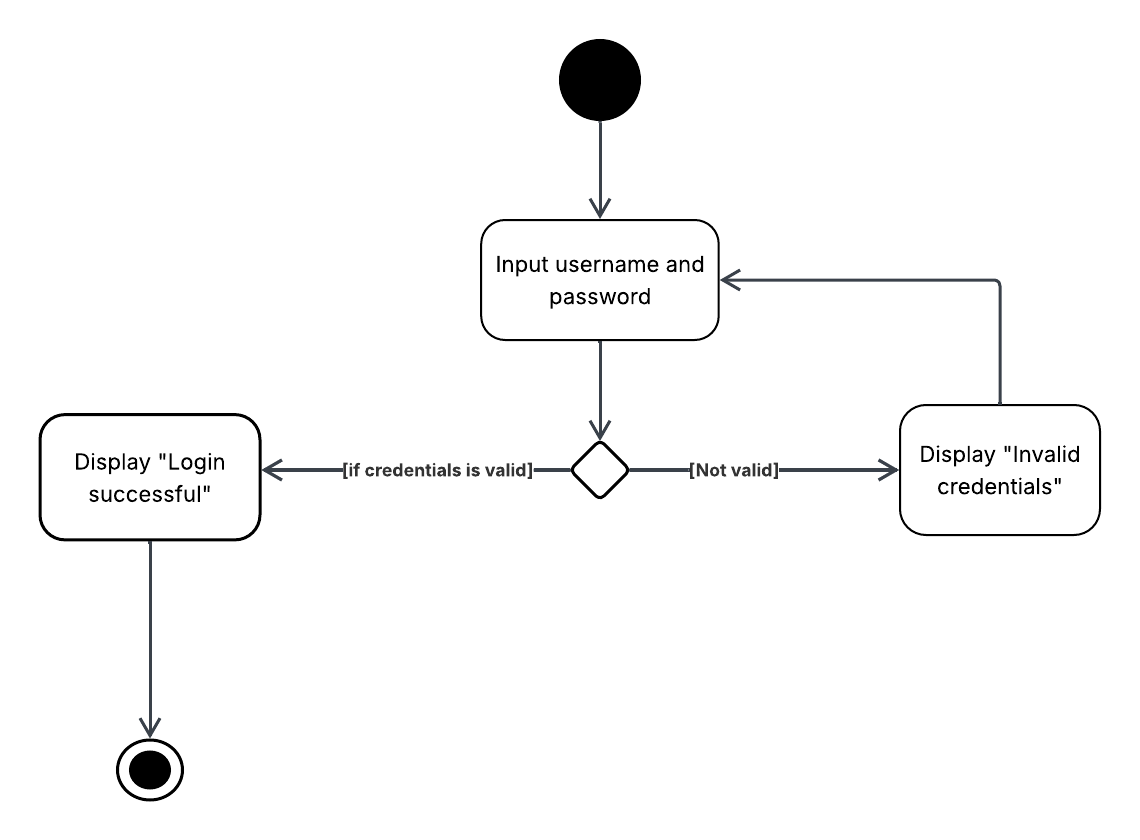
#> input picture images/login.png, 1140 x 840 px
$ python lineDetection.py
#> lines starting #> are read from the running program, lines starting #| are printed output that depends on the picture; after the words box and inside, x2 and y2 are one past the last pixel; in counts of white or black regions, pixels touching at a corner belong together
import cv2
import numpy as np

# Load the image
img = cv2.imread('images/login.png')  # Replace with your image path
#> img is the input picture: shape (840, 1140, 3); mean B, G, R 249.4, 249.4, 249.4
gray = cv2.cvtColor(img, cv2.COLOR_BGR2GRAY)

# Step 1: Edge detection
edges = cv2.Canny(gray, 50, 150, apertureSize=3)
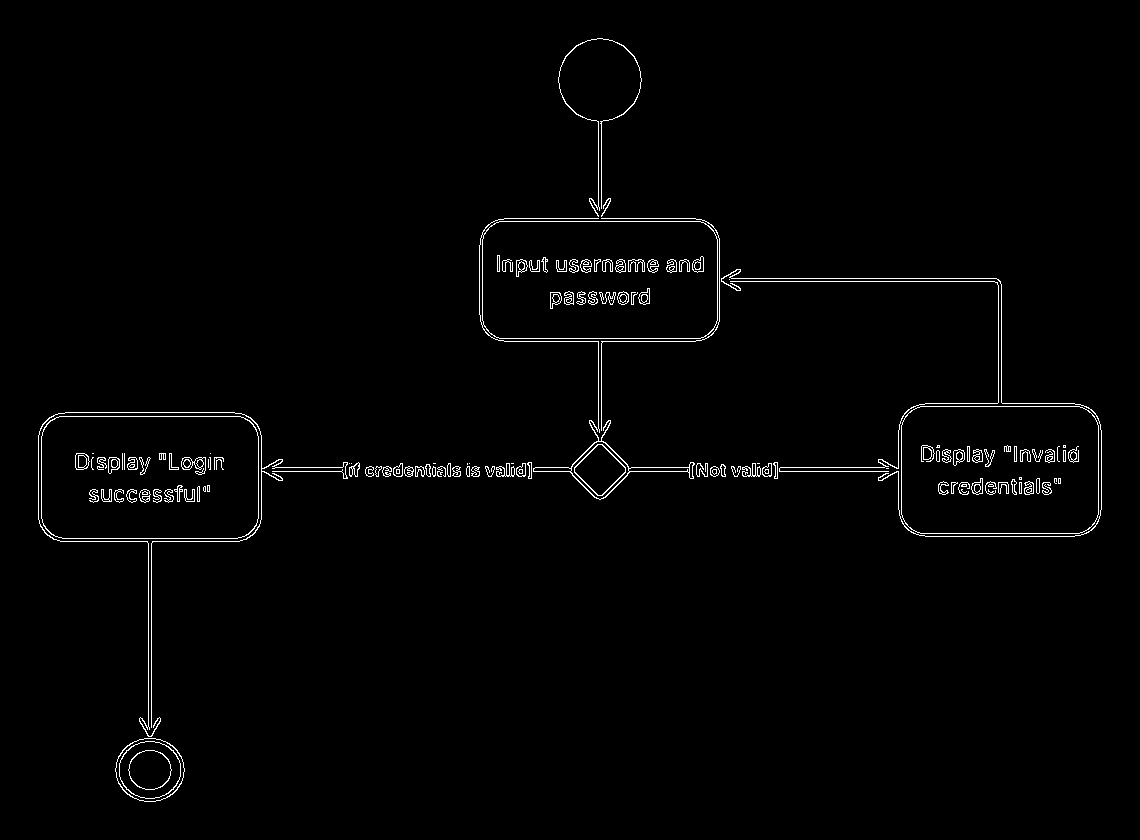
#> edges: shape (840, 1140); 1.4% white in thin lines or dots, all inside (x1, y1, x2, y2) = (38, 38, 1102, 802)

# Step 2: Hough Line Transform
lines = cv2.HoughLinesP(
    edges,
    rho=1,
    theta=np.pi / 180,
    threshold=100,
    minLineLength=50,
    maxLineGap=10
)
#> lines = 65 rows, first 6: [625, 471, 901, 471], [258, 467, 575, 467], [717, 278, 996, 278], [717, 281, 1000, 281], [151, 750, 151, 538], [258, 471, 311, 471]

# Step 3: Draw lines on the image
if lines is not None:
    for line in lines:
        x1, y1, x2, y2 = line[0]
        cv2.line(img, (x1, y1), (x2, y2), (0, 255, 0), 2)
#> this loop made 65 passes
#> (x1, y1, x2, y2) on passes 1 to 12: (625, 471, 901, 471), (258, 467, 575, 467), (717, 278, 996, 278), (717, 281, 1000, 281), (151, 750, 151, 538), (258, 471, 311, 471), (312, 471, 531, 475), (493, 221, 706, 221), (342, 469, 531, 473), (75, 466, 147, 466), (65, 412, 234, 412), (598, 444, 598, 338)
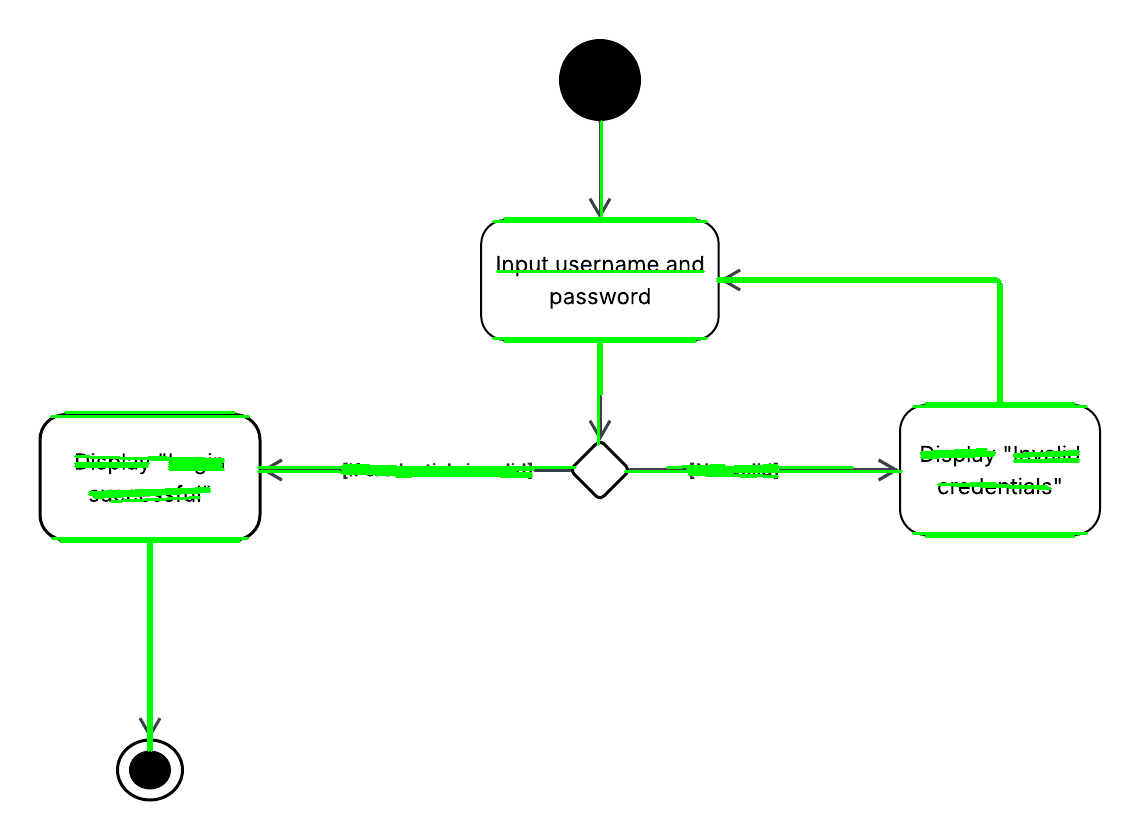
#> img: shape (840, 1140, 3); 2.17% of pixels changed, all inside (x1, y1, x2, y2) = (50, 120, 1088, 752)

# Step 4: Show the result
cv2.imshow('Detected Lines', img)
cv2.waitKey(0)
cv2.destroyAllWindows()

$ run again, with images/act2.png copied over images/login.png
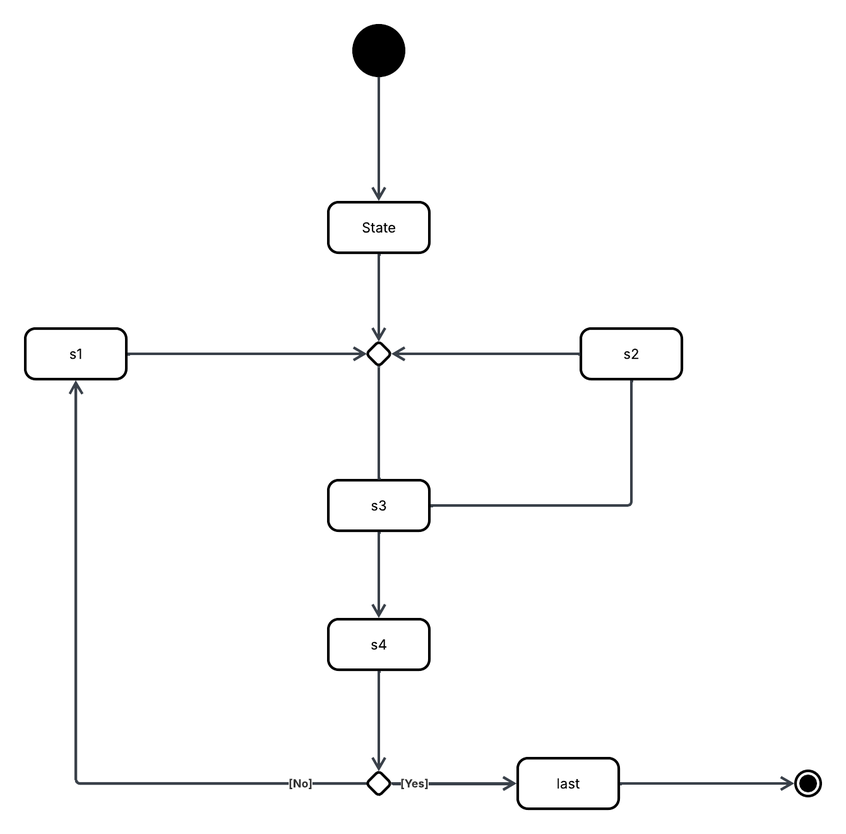
#> input picture images/act2.png, 846 x 834 px, shrunk from 1340 x 1320 before the run
#> img is the input picture: shape (834, 846, 3); mean B, G, R 250.4, 250.3, 250.3
#> `edges = cv2.Canny(gray, 50, 150, apertureSize=3)`:
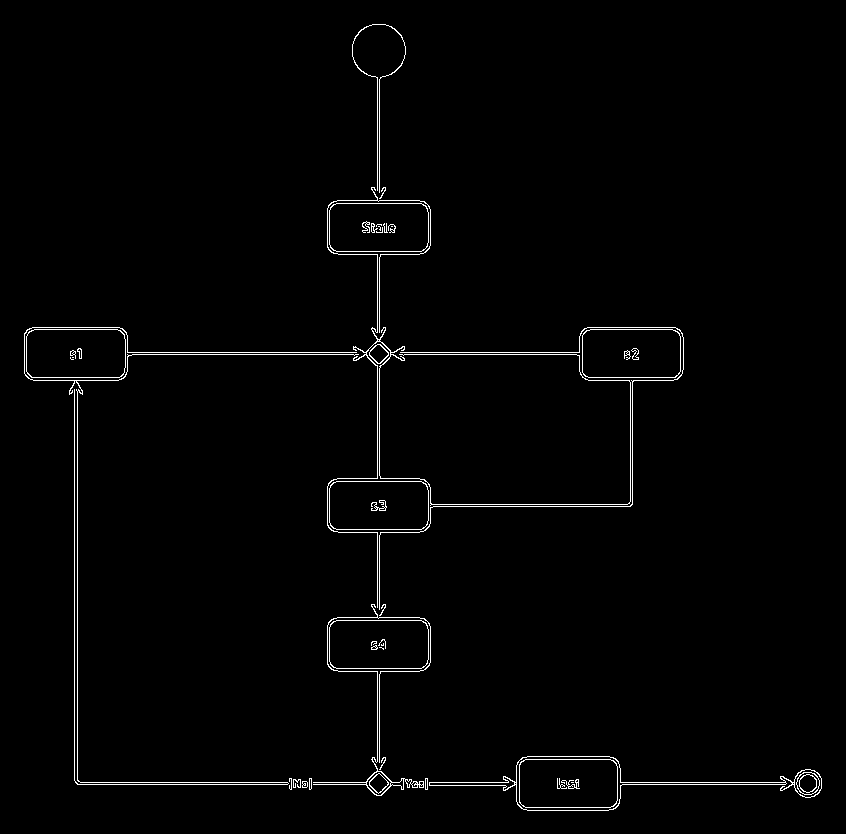
#> edges: shape (834, 846); 1.4% white in thin lines or dots, all inside (x1, y1, x2, y2) = (24, 24, 822, 811)
#> lines = 31 rows, first 6: [75, 782, 369, 782], [377, 774, 377, 668], [617, 784, 799, 784], [379, 773, 379, 668], [125, 354, 369, 354], [125, 352, 369, 352]
#> the loop `for line in lines:` made 31 passes
#> after the loop `for line in lines:`:
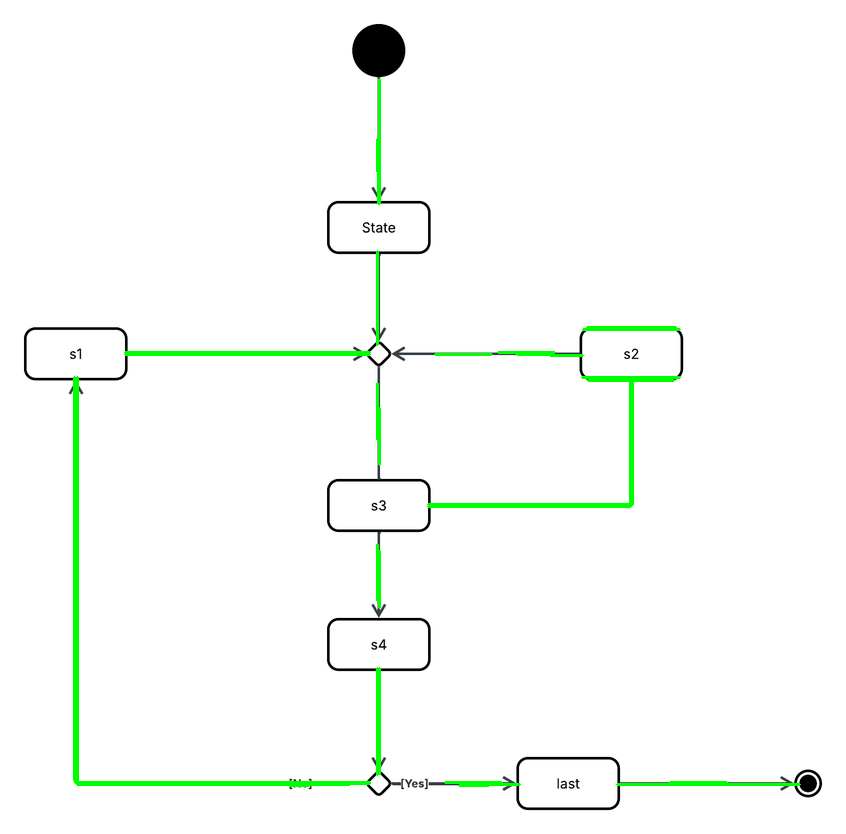
#> img: shape (834, 846, 3); 1.59% of pixels changed, all inside (x1, y1, x2, y2) = (73, 78, 801, 787)

$ run again, with images/actWithActor.png copied over images/login.png
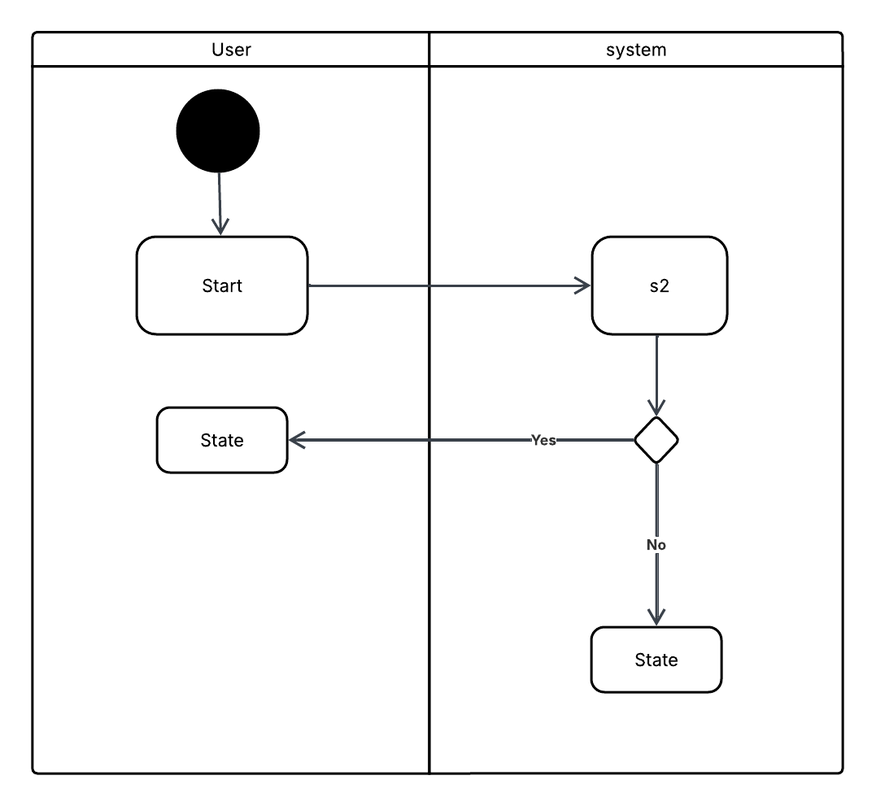
#> input picture images/actWithActor.png, 876 x 806 px, shrunk from 1077 x 991 before the run
#> img is the input picture: shape (806, 876, 3); mean B, G, R 246, 245.9, 245.9
#> `edges = cv2.Canny(gray, 50, 150, apertureSize=3)`:
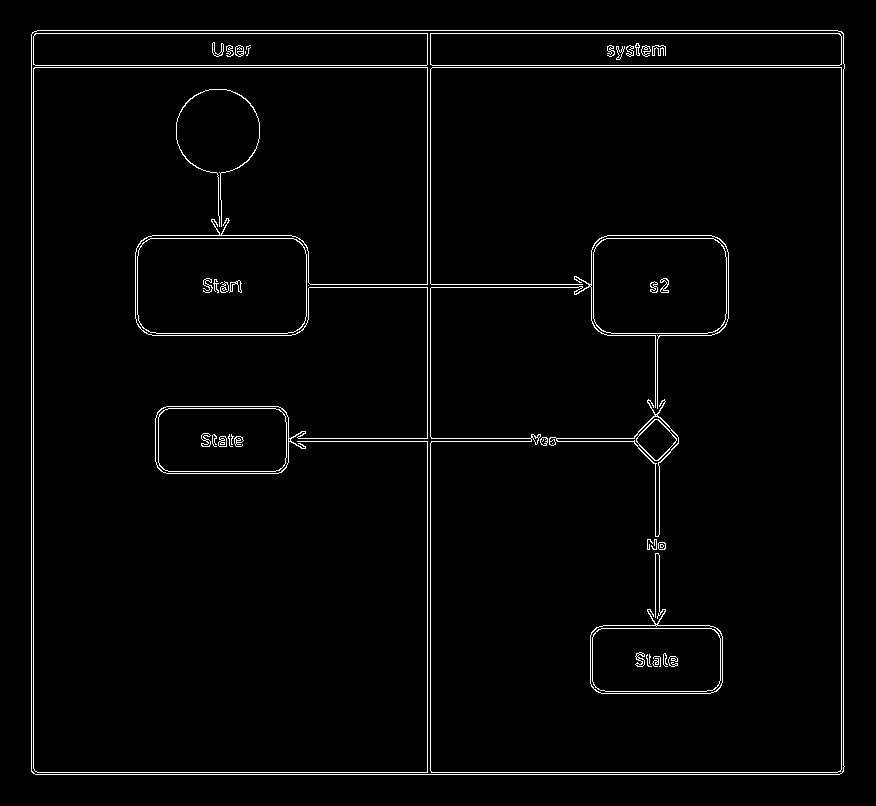
#> edges: shape (806, 876); 2.4% white in thin lines or dots, all inside (x1, y1, x2, y2) = (31, 30, 845, 775)
#> lines = 31 rows, first 6: [37, 30, 837, 30], [31, 67, 844, 67], [32, 33, 843, 33], [31, 65, 844, 65], [32, 772, 842, 772], [843, 771, 843, 34]
#> the loop `for line in lines:` made 31 passes
#> after the loop `for line in lines:`:
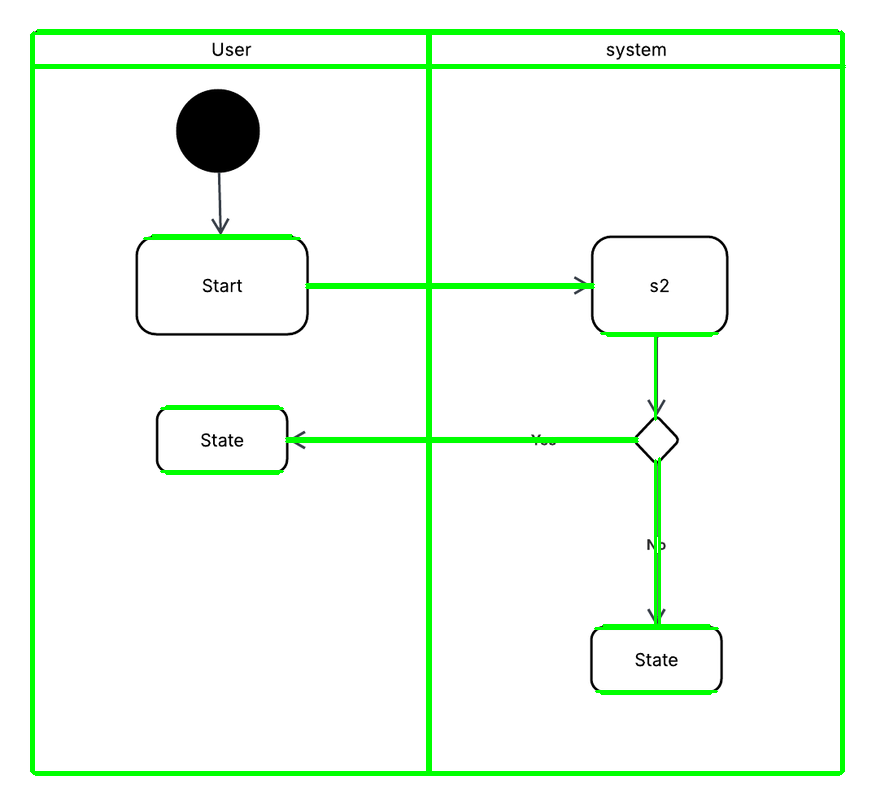
#> img: shape (806, 876, 3); 4.76% of pixels changed, all inside (x1, y1, x2, y2) = (30, 29, 846, 776)
